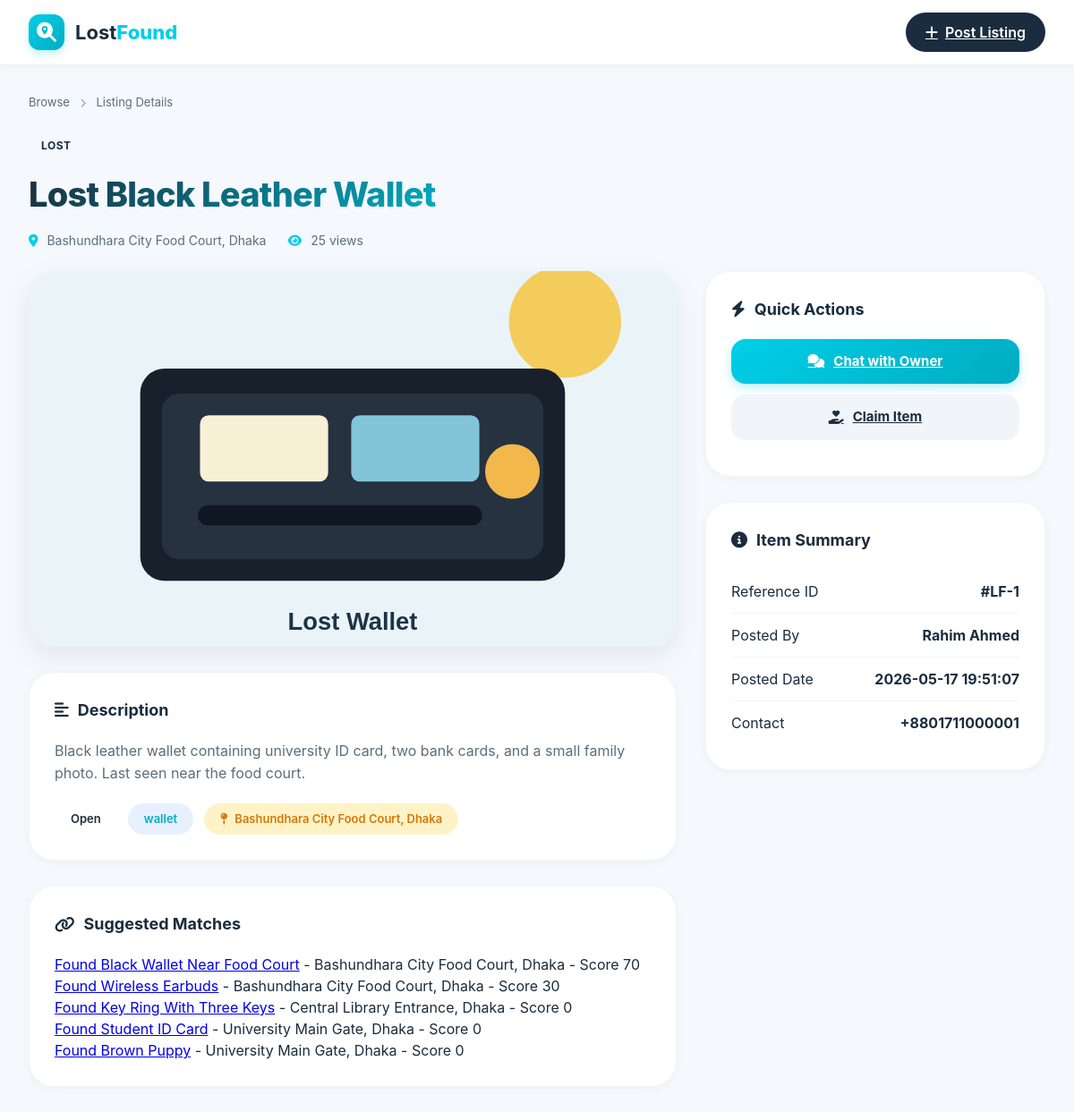
The app's page /backend-php/post_details_view.php?id=1 with its own data.
### tables this page shows
CREATE TABLE items (
  id INT AUTO_INCREMENT PRIMARY KEY,
  user_id INT NOT NULL,
  title VARCHAR(180) NOT NULL,
  description TEXT NOT NULL,
  item_type ENUM('lost', 'found') NOT NULL,
  category VARCHAR(60) NOT NULL,
  location_name VARCHAR(180) NOT NULL,
  latitude DECIMAL(10, 7),
  longitude DECIMAL(10, 7),
  date_occurred DATE,
  public_contact VARCHAR(120),
  reward_amount DECIMAL(10, 2) DEFAULT 0,
  priority_level ENUM('normal', 'important', 'emergency') NOT NULL DEFAULT 'normal',
  status ENUM('open', 'matched', 'claimed', 'returned', 'closed', 'removed') NOT NULL DEFAULT 'open',
  view_count INT NOT NULL DEFAULT 0,
  created_at TIMESTAMP NOT NULL DEFAULT CURRENT_TIMESTAMP,
  updated_at TIMESTAMP NOT NULL DEFAULT CURRENT_TIMESTAMP ON UPDATE CURRENT_TIMESTAMP,
  CONSTRAINT fk_items_user FOREIGN KEY (user_id) REFERENCES users(id) ON DELETE CASCADE,
  INDEX idx_items_type_status (item_type, status),
  INDEX idx_items_category (category),
  INDEX idx_items_location (location_name),
  FULLTEXT INDEX ft_items_search (title, description, location_name)
);

CREATE TABLE item_images (
  id INT AUTO_INCREMENT PRIMARY KEY,
  item_id INT NOT NULL,
  image_path VARCHAR(255) NOT NULL,
  is_primary TINYINT(1) NOT NULL DEFAULT 0,
  created_at TIMESTAMP NOT NULL DEFAULT CURRENT_TIMESTAMP,
  CONSTRAINT fk_images_item FOREIGN KEY (item_id) REFERENCES items(id) ON DELETE CASCADE
);

CREATE TABLE users (
  id INT AUTO_INCREMENT PRIMARY KEY,
  username VARCHAR(50) NOT NULL UNIQUE,
  full_name VARCHAR(120) NOT NULL,
  email VARCHAR(150) NOT NULL UNIQUE,
  password_hash VARCHAR(255) NOT NULL,
  phone VARCHAR(30),
  country VARCHAR(60),
  location_name VARCHAR(180),
  avatar_url TEXT,
  email_notifications TINYINT(1) NOT NULL DEFAULT 1,
  push_notifications TINYINT(1) NOT NULL DEFAULT 1,
  sms_notifications TINYINT(1) NOT NULL DEFAULT 0,
  marketing_notifications TINYINT(1) NOT NULL DEFAULT 0,
  gender ENUM('male', 'female', 'other') DEFAULT 'other',
  date_of_birth DATE,
  role ENUM('user', 'admin') NOT NULL DEFAULT 'user',
  is_verified TINYINT(1) NOT NULL DEFAULT 0,
  status ENUM('active', 'blocked') NOT NULL DEFAULT 'active',
  created_at TIMESTAMP NOT NULL DEFAULT CURRENT_TIMESTAMP,
  updated_at TIMESTAMP NOT NULL DEFAULT CURRENT_TIMESTAMP ON UPDATE CURRENT_TIMESTAMP
);

### backend-php/post_details_view.php (the view, shortened to what this page needs)
<?php
require __DIR__ . '/config.php';
$itemId = (int) ($_GET['id'] ?? 0);
$stmt = $pdo->prepare(
    'SELECT i.*, u.full_name, u.id AS owner_id
     FROM items i
     JOIN users u ON u.id = i.user_id
     WHERE i.id = ? AND i.status <> "removed"
     LIMIT 1'
);
$stmt->execute([$itemId]);
$item = $stmt->fetch();
$pdo->prepare('UPDATE items SET view_count = view_count + 1 WHERE id = ?')->execute([$itemId]);
$imageStmt = $pdo->prepare('SELECT image_path FROM item_images WHERE item_id = ? ORDER BY is_primary DESC, id ASC');
$imageStmt->execute([$itemId]);
$images = $imageStmt->fetchAll();
$oppositeType = $item['item_type'] === 'lost' ? 'found' : 'lost';
$keyword = '%' . strtok($item['title'], ' ') . '%';
$matchStmt = $pdo->prepare(
    "SELECT id, title, item_type, category, location_name,
     ((category = ?) * 40 + (location_name LIKE ?) * 30 + ((title LIKE ? OR description LIKE ?) * 30)) AS match_score
     FROM items
     WHERE item_type = ? AND status = 'open' AND id <> ?
     ORDER BY match_score DESC, created_at DESC
     LIMIT 5"
);
$matchStmt->execute([$item['category'], '%' . $item['location_name'] . '%', $keyword, $keyword, $oppositeType, $itemId]);
$matches = $matchStmt->fetchAll();
function h(?string $value): string
{
    return htmlspecialchars((string) $value, ENT_QUOTES, 'UTF-8');
}
?>
<!DOCTYPE html>
<html lang="en">
<head>
  <link rel="stylesheet" href="../Post Details.css">
  <link rel="stylesheet" href="https://cdnjs.cloudflare.com/ajax/libs/font-awesome/6.4.0/css/all.min.css">
</head>
<body>
  <header class="top-nav">
    <div class="nav-container">
      <a href="browse_listing_view.php" class="brand">
        <div class="logo-icon"><i class="fas fa-search-location"></i></div>
        <span>Lost<span class="brand-highlight">Found</span></span>
      </a>
      <div class="header-actions">
        <a class="post-btn-header" href="../Create Post.html"><i class="fas fa-plus"></i> Post Listing</a>
      </div>
    </div>
  </header>
  <main>
    <section class="listing-hero">
      <div class="breadcrumb">
        <a href="browse_listing_view.php">Browse</a> <i class="fas fa-chevron-right"></i>
        <span>Listing Details</span>
      </div>
      <div class="title-container">
        <div class="title-main">
          <div class="status-badge-hero"><?= ucfirst(h($item['item_type'])) ?></div>
          <h1 class="detail-title"><?= h($item['title']) ?></h1>
          <div class="hero-meta">
            <span><i class="fas fa-map-marker-alt"></i> <?= h($item['location_name']) ?></span>
            <span><i class="fas fa-eye"></i> <?= (int) $item['view_count'] + 1 ?> views</span>
          </div>
        </div>
      </div>
    </section>
    <div class="detail-wrapper">
      <div class="detail-left">
        <div class="carousel-container">
          <div class="carousel">
            <div class="carousel-track">
              <?php if ($images): ?>
                <?php foreach ($images as $image): ?>
                  <img src="../<?= h($image['image_path']) ?>" alt="<?= h($item['title']) ?>">
                <?php endforeach; ?>
              <?php else: ?>
                <div class="map-placeholder">
                  <div class="map-content"><i class="fas fa-image"></i><p>No image uploaded</p></div>
                </div>
              <?php endif; ?>
            </div>
          </div>
        </div>
        <div class="card info-card">
          <h2 class="section-title"><i class="fas fa-align-left"></i> Description</h2>
          <p class="detail-desc"><?= nl2br(h($item['description'])) ?></p>
          <div class="meta-chips">
            <div class="chip"><?= ucfirst(h($item['status'])) ?></div>
            <div class="chip chip-neutral"><?= h($item['category']) ?></div>
            <div class="chip chip-location"><i class="fas fa-map-pin"></i> <?= h($item['location_name']) ?></div>
          </div>
        </div>
        <div class="card info-card">
          <h2 class="section-title"><i class="fas fa-link"></i> Suggested Matches</h2>
          <?php foreach ($matches as $match): ?>
            <p>
              <a href="post_details_view.php?id=<?= (int) $match['id'] ?>"><?= h($match['title']) ?></a>
              - <?= h($match['location_name']) ?> - Score <?= (int) $match['match_score'] ?>
            </p>
          <?php endforeach; ?>
        </div>
      </div>
      <div class="detail-right">
        <div class="card sticky-card action-card">
          <h2 class="section-title"><i class="fas fa-bolt"></i> Quick Actions</h2>
          <a class="action-btn btn-primary" href="../Chat.html?item_id=<?= (int) $item['id'] ?>&receiver_id=<?= (int) $item['owner_id'] ?>">
            <i class="fas fa-comments"></i> Chat with Owner
          </a>
          <a class="action-btn btn-secondary" href="../Claim Item.html?item_id=<?= (int) $item['id'] ?>">
            <i class="fas fa-hand-holding-heart"></i> Claim Item
          </a>
        </div>
        <div class="card summary-card">
          <h2 class="section-title"><i class="fas fa-info-circle"></i> Item Summary</h2>
          <div class="summary-row"><span>Reference ID</span><strong>#LF-<?= (int) $item['id'] ?></strong></div>
          <div class="summary-row"><span>Posted By</span><strong><?= h($item['full_name']) ?></strong></div>
          <div class="summary-row"><span>Posted Date</span><strong><?= h($item['created_at']) ?></strong></div>
          <div class="summary-row"><span>Contact</span><strong><?= h($item['public_contact'] ?: 'Use chat') ?></strong></div>
        </div>
      </div>
    </div>
  </main>
</body>
</html>

### records on screen
items: item_type "LOST", location_name "Bashundhara City Food Court, Dhaka", (int) $item['view_count'] + 1 "25", description "Black leather wallet containing university ID card, two bank cards, and a small family photo. Last seen near the food court.", status "Open", category "wallet", id "1", user.full_name "Rahim Ahmed", created_at "2026-05-17 19:51:07", public_contact "+8801711000001"
item_images: image_path (picture)
items: title "Found Black Wallet Near Food Court", location_name "Bashundhara City Food Court, Dhaka", match_score "70"
items: title "Found Wireless Earbuds", location_name "Bashundhara City Food Court, Dhaka", match_score "30"
items: title "Found Key Ring With Three Keys", location_name "Central Library Entrance, Dhaka", match_score "0"
items: title "Found Student ID Card", location_name "University Main Gate, Dhaka", match_score "0"
items: title "Found Brown Puppy", location_name "University Main Gate, Dhaka", match_score "0"
